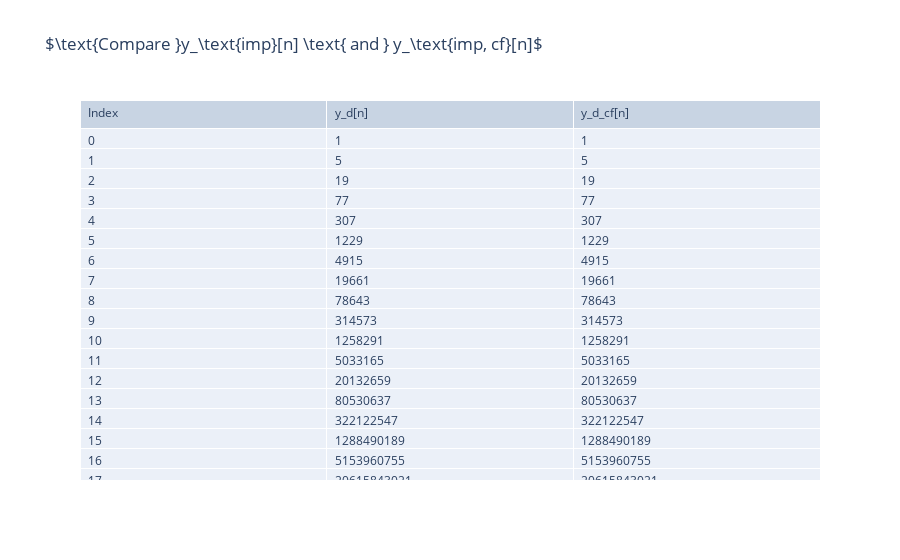

The notebook cell this image was saved under:
### Code cell
fig = go.Figure(data=[go.Table(header=dict(values=[r'Index', 'y_d[n]', 
                                                   'y_d_cf[n]'],align='left'),
                 cells=dict(values=[n, y_d, y_d_cf],align='left'))])
fig.update_layout(title=r'$\text{Compare }y_\text{imp}[n] \text{ and } y_\text{imp, cf}[n]$')
#fig.update_layout(title=r'Compare y_imp[n] and y_imp,cf[n]')
fig.show()

### Figure 1 — Plotly figure (JSON) as saved in the notebook; plotly's stock layout.template omitted (floating-point values rounded to 4 significant figures; data arrays with more than 128 entries replaced by an {"elided": "..."} marker saying what was removed)
{"data": [{"cells": {"align": "left", "values": {"elided": "3x50 float values"}}, "header": {"align": "left", "values": ["Index", "y_d[n]", "y_d_cf[n]"]}, "type": "table"}], "layout": {"autosize": true, "title": {"text": "$\\text{Compare }y_\\text{imp}[n] \\text{ and } y_\\text{imp, cf}[n]$"}}}
